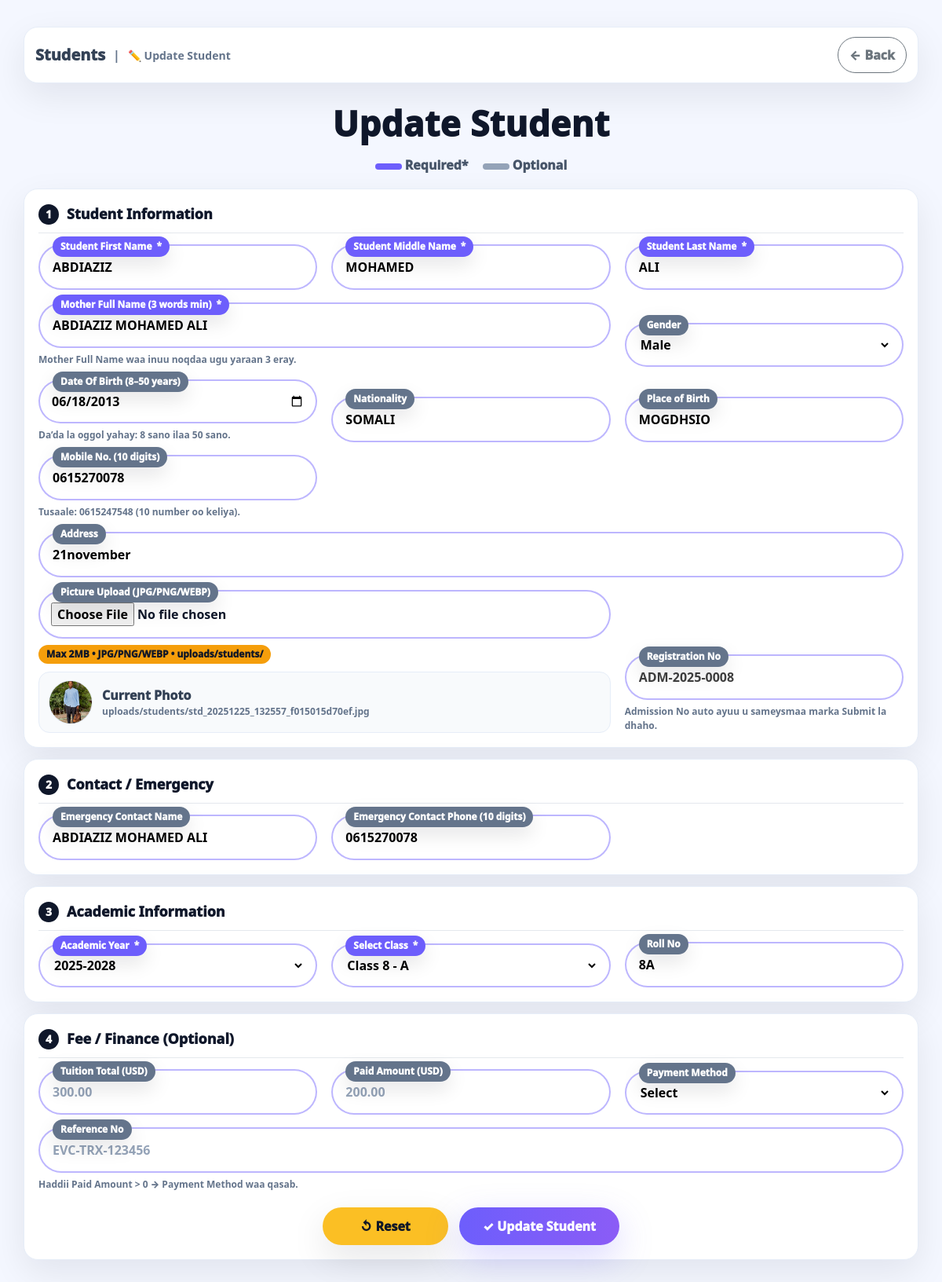
Page /school/students_add.php?id=13 (signed in) on the committed database.
### tables this page shows
CREATE TABLE `students` (
  `student_id` bigint(20) NOT NULL,
  `user_id` bigint(20) DEFAULT NULL,
  `admission_no` varchar(40) DEFAULT NULL,
  `first_name` varchar(60) NOT NULL,
  `middle_name` varchar(60) NOT NULL,
  `last_name` varchar(60) NOT NULL,
  `mother_full_name` varchar(150) NOT NULL,
  `gender` enum('M','F') DEFAULT NULL,
  `dob` date DEFAULT NULL,
  `nationality` varchar(80) DEFAULT NULL,
  `place_of_birth` varchar(120) DEFAULT NULL,
  `profile_photo_url` text DEFAULT NULL,
  `phone` varchar(30) DEFAULT NULL,
  `address` varchar(255) DEFAULT NULL,
  `emergency_contact_name` varchar(150) DEFAULT NULL,
  `emergency_contact_phone` varchar(30) DEFAULT NULL,
  `status` enum('ACTIVE','INACTIVE') NOT NULL DEFAULT 'ACTIVE',
  `created_at` timestamp NOT NULL DEFAULT current_timestamp()
);

### school/students_add.php (the view, shortened to what this page needs)
<?php
require_once __DIR__ . "/conncation.php";
function h($v): string { return htmlspecialchars((string)$v, ENT_QUOTES, "UTF-8"); }
$editId = (int)($_GET["id"] ?? 0);
$isEdit = ($editId > 0);
$old = $_SESSION["old_form"] ?? [];
$years = [];
$res = $conn->query("SELECT year_id, year_name, is_current FROM academic_years ORDER BY is_current DESC, start_date DESC");
if ($res) while ($r = $res->fetch_assoc()) $years[] = $r;
$sections = [];
$res = $conn->query("
  SELECT s.section_id, s.section_name, g.grade_name
  FROM sections s
  JOIN grades g ON g.grade_id = s.grade_id
  ORDER BY g.sort_order ASC, s.section_name ASC
");
if ($res) while ($r = $res->fetch_assoc()) $sections[] = $r;
$current = null;
$currentEnroll = null;
if ($isEdit) {
  $st = $conn->prepare("
    SELECT student_id, admission_no, first_name, middle_name, last_name, mother_full_name,
           gender, dob, nationality, place_of_birth, profile_photo_url,
           phone, address, emergency_contact_name, emergency_contact_phone
    FROM students
    WHERE student_id=?
    LIMIT 1
  ");
  $st->bind_param("i", $editId);
  $st->execute();
  $current = $st->get_result()->fetch_assoc();
  $curYearId = 0;
  $r = $conn->query("SELECT year_id FROM academic_years WHERE is_current=1 ORDER BY start_date DESC LIMIT 1")->fetch_assoc();
  if ($r && (int)$r["year_id"] > 0) $curYearId = (int)$r["year_id"];
  if ($curYearId > 0) {
    $st = $conn->prepare("
      SELECT enrollment_id, year_id, section_id, roll_no
      FROM enrollments
      WHERE student_id=? AND year_id=? AND status='ENROLLED'
      ORDER BY enrollment_id DESC
      LIMIT 1
    ");
    $st->bind_param("ii", $editId, $curYearId);
    $st->execute();
    $currentEnroll = $st->get_result()->fetch_assoc();
  }
  if (!$currentEnroll) {
    $st = $conn->prepare("
      SELECT enrollment_id, year_id, section_id, roll_no
      FROM enrollments
      WHERE student_id=? AND status='ENROLLED'
      ORDER BY enrollment_id DESC
      LIMIT 1
    ");
    $st->bind_param("i", $editId);
    $st->execute();
    $currentEnroll = $st->get_result()->fetch_assoc();
  }
  if (empty($old)) {
    $old = [
      "first_name" => $current["first_name"] ?? "",
      "middle_name" => $current["middle_name"] ?? "",
      "last_name" => $current["last_name"] ?? "",
      "mother_full_name" => $current["mother_full_name"] ?? "",
      "gender" => $current["gender"] ?? "",
      "dob" => $current["dob"] ?? "",
      "nationality" => $current["nationality"] ?? "",
      "place_of_birth" => $current["place_of_birth"] ?? "",
      "phone" => $current["phone"] ?? "",
      "address" => $current["address"] ?? "",
      "emergency_contact_name" => $current["emergency_contact_name"] ?? "",
      "emergency_contact_phone" => $current["emergency_contact_phone"] ?? "",
      "year_id" => $currentEnroll["year_id"] ?? "",
      "section_id" => $currentEnroll["section_id"] ?? "",
      "roll_no" => $currentEnroll["roll_no"] ?? "",
      "tuition_total" => "",
      "paid_amount" => "",
      "method_id" => "",
      "reference_no" => "",
    ];
  }
}
$photoPreview = "";
if ($isEdit && isset($current["profile_photo_url"])) {
  $photoPreview = trim((string)$current["profile_photo_url"]);
}
?>
<!DOCTYPE html>
<html lang="en">
<head>
  <link rel="stylesheet" href="bootstrap.css">
</head>
<body class="p-3">
<div class="wrap">
  <div class="crumbbar">
    <div class="crumb">
      <span style="font-size:20px;">Students</span>
      <span class="muted">|</span>
      <small><?= $isEdit ? "✏️ Update Student" : "🏠 - Admission Form" ?></small>
    </div>
    <div class="topBtns">
      <a href="students.php" class="btn btn-outline-secondary btnPill">← Back</a>
    </div>
  </div>
  <div class="heroTitle"><?= $isEdit ? "Update Student" : "Admission Form" ?></div>
  <div class="legend">
    <span><span class="lgBar lgReq"></span> Required*</span>
    <span><span class="lgBar lgOpt"></span> Optional</span>
  </div>
  <form method="POST" enctype="multipart/form-data" autocomplete="off">
    <div class="section">
      <div class="secHead"><div class="secNo">1</div><div>Student Information</div></div>
      <div class="grid3">
        <div class="field">
          <div class="tag">Student First Name<span class="reqStar">*</span></div>
          <div class="inputWrap">
            <input name="first_name" required placeholder="Name of Student" value="<?= h($old["first_name"] ?? "") ?>">
          </div>
        </div>
        <div class="field">
          <div class="tag">Student Middle Name<span class="reqStar">*</span></div>
          <div class="inputWrap">
            <input name="middle_name" required placeholder="Middle Name" value="<?= h($old["middle_name"] ?? "") ?>">
          </div>
        </div>
        <div class="field">
          <div class="tag">Student Last Name<span class="reqStar">*</span></div>
          <div class="inputWrap">
            <input name="last_name" required placeholder="Last Name" value="<?= h($old["last_name"] ?? "") ?>">
          </div>
        </div>
        <div class="field colSpan2">
          <div class="tag">Mother Full Name (3 words min)<span class="reqStar">*</span></div>
          <div class="inputWrap">
            <input name="mother_full_name" required placeholder="Ex: Amina Ali Hassan" value="<?= h($old["mother_full_name"] ?? "") ?>">
          </div>
          <div class="help">Mother Full Name waa inuu noqdaa ugu yaraan 3 eray.</div>
        </div>
        <div class="field">
          <div class="tag opt">Gender</div>
          <div class="inputWrap">
            <select name="gender">
              <option value="M" <?= (($old["gender"] ?? "")==="M" ? "selected" : "") ?>>Male</option>
            </select>
          </div>
        </div>
        <div class="field">
          <div class="tag opt">Date Of Birth (8–50 years)</div>
          <div class="inputWrap">
            <input type="date" name="dob" value="<?= h($old["dob"] ?? "") ?>">
          </div>
          <div class="help">Da’da la oggol yahay: 8 sano ilaa 50 sano.</div>
        </div>
        <div class="field">
          <div class="tag opt">Nationality</div>
          <div class="inputWrap">
            <input name="nationality" placeholder="Somali" value="<?= h($old["nationality"] ?? "") ?>">
          </div>
        </div>
        <div class="field">
          <div class="tag opt">Place of Birth</div>
          <div class="inputWrap">
            <input name="place_of_birth" placeholder="Mogadishu" value="<?= h($old["place_of_birth"] ?? "") ?>">
          </div>
        </div>
        <div class="field">
          <div class="tag opt">Mobile No. (10 digits)</div>
          <div class="inputWrap">
            <input name="phone" placeholder="0615247548" value="<?= h($old["phone"] ?? "") ?>">
          </div>
          <div class="help">Tusaale: 0615247548 (10 number oo keliya).</div>
        </div>
        <div class="field colSpan3">
          <div class="tag opt">Address</div>
          <div class="inputWrap">
            <input name="address" placeholder="Address" value="<?= h($old["address"] ?? "") ?>">
          </div>
        </div>
        <div class="field colSpan2">
          <div class="tag opt">Picture Upload (JPG/PNG/WEBP)</div>
          <div class="inputWrap">
            <input type="file" name="profile_photo" accept="image/jpeg,image/png,image/webp">
          </div>
          <span class="fileHint">Max 2MB • JPG/PNG/WEBP • uploads/students/</span>
          <?php if($isEdit && $photoPreview !== ""): ?>
            <div class="photoPrev">
              <img src="<?= h($photoPreview) ?>" onerror="this.style.display='none';">
              <div>
                <div style="font-weight:1000;">Current Photo</div>
                <div class="muted" style="font-size:12px;"><?= h($photoPreview) ?></div>
              </div>
            </div>
          <?php endif; ?>
        </div>
        <div class="field">
          <div class="tag opt">Registration No</div>
          <div class="inputWrap">
            <input value="<?= $isEdit ? h((string)($current["admission_no"] ?? "Auto")) : "Auto Generated" ?>" readonly style="cursor:not-allowed; opacity:.75;">
          </div>
          <div class="help">Admission No auto ayuu u sameysmaa marka Submit la dhaho.</div>
        </div>
      </div>
    </div>
    <div class="section">
      <div class="secHead"><div class="secNo">2</div><div>Contact / Emergency</div></div>
      <div class="grid3">
        <div class="field">
          <div class="tag opt">Emergency Contact Name</div>
          <div class="inputWrap">
            <input name="emergency_contact_name" placeholder="Amina Hassan" value="<?= h($old["emergency_contact_name"] ?? "") ?>">
          </div>
        </div>
        <div class="field">
          <div class="tag opt">Emergency Contact Phone (10 digits)</div>
          <div class="inputWrap">
            <input name="emergency_contact_phone" placeholder="0615247548" value="<?= h($old["emergency_contact_phone"] ?? "") ?>">
          </div>
        </div>
      </div>
    </div>
    <div class="section">
      <div class="secHead"><div class="secNo">3</div><div>Academic Information</div></div>
      <div class="grid3">
        <div class="field">
          <div class="tag">Academic Year<span class="reqStar">*</span></div>
          <div class="inputWrap">
            <select name="year_id" required>
              <?php foreach($years as $y): ?>
                <?php
                  $sel = ((string)($old["year_id"] ?? "") === (string)$y["year_id"]);
                  $autoSel = ((int)$y["is_current"]===1 && ($old["year_id"] ?? "")==="" && !$isEdit);
                ?>
                <option value="<?= (int)$y["year_id"] ?>" <?= ($sel || $autoSel ? "selected" : "") ?>>
                  <?= h($y["year_name"]) ?><?= ((int)$y["is_current"]===1 ? " (Current)" : "") ?>
                </option>
              <?php endforeach; ?>
            </select>
          </div>
        </div>
        <div class="field">
          <div class="tag">Select Class<span class="reqStar">*</span></div>
          <div class="inputWrap">
            <select name="section_id" required>
              <?php foreach($sections as $s): ?>
                <?php $sel = ((string)($old["section_id"] ?? "") === (string)$s["section_id"]); ?>
                <option value="<?= (int)$s["section_id"] ?>" <?= ($sel ? "selected" : "") ?>>
                  <?= h($s["grade_name"]." - ".$s["section_name"]) ?>
                </option>
              <?php endforeach; ?>
            </select>
          </div>
        </div>
        <div class="field">
          <div class="tag opt">Roll No</div>
          <div class="inputWrap">
            <input name="roll_no" placeholder="F2B-015" value="<?= h($old["roll_no"] ?? "") ?>">
          </div>
        </div>
      </div>
    </div>
    <div class="section">
      <div class="secHead"><div class="secNo">4</div><div>Fee / Finance (Optional)</div></div>
      <div class="grid3">
        <div class="field">
          <div class="tag opt">Tuition Total (USD)</div>
          <div class="inputWrap">
            <input type="number" step="0.01" min="0" name="tuition_total" placeholder="300.00" value="<?= h($old["tuition_total"] ?? "") ?>">
          </div>
        </div>
        <div class="field">
          <div class="tag opt">Paid Amount (USD)</div>
          <div class="inputWrap">
            <input type="number" step="0.01" min="0" name="paid_amount" placeholder="200.00" value="<?= h($old["paid_amount"] ?? "") ?>">
          </div>
        </div>
        <div class="field">
          <div class="tag opt">Payment Method</div>
          <div class="inputWrap">
            <select name="method_id">
              <option value="">Select</option>
            </select>
          </div>
        </div>
        <div class="field colSpan3">
          <div class="tag opt">Reference No</div>
          <div class="inputWrap">
            <input name="reference_no" placeholder="EVC-TRX-123456" value="<?= h($old["reference_no"] ?? "") ?>">
          </div>
          <div class="help">Haddii Paid Amount > 0 → Payment Method waa qasab.</div>
        </div>
      </div>
      <div class="actionsBottom">
        <button type="reset" class="btnReset">↺ Reset</button>
        <button type="submit" class="btnSubmit"><?= $isEdit ? "✓ Update Student" : "✓ Submit" ?></button>
      </div>
    </div>
  </form>
</div>
</body>
</html>

### rows in the picture
students: first_name "ABDIAZIZ", middle_name "MOHAMED", last_name "ALI", mother_full_name "ABDIAZIZ MOHAMED ALI", gender "Male", dob "06/18/2013", nationality "SOMALI", place_of_birth "MOGDHSIO", phone "0615270078", address "21november", profile_photo_url (picture), profile_photo_url "uploads/students/std_20251225_132557_f015015d70ef.jpg", admission_no "ADM-2025-0008", emergency_contact_name "ABDIAZIZ MOHAMED ALI", emergency_contact_phone "0615270078"

### other values in the picture
form field year_id "2025-2028"
form field section_id "Class 8 - A"
